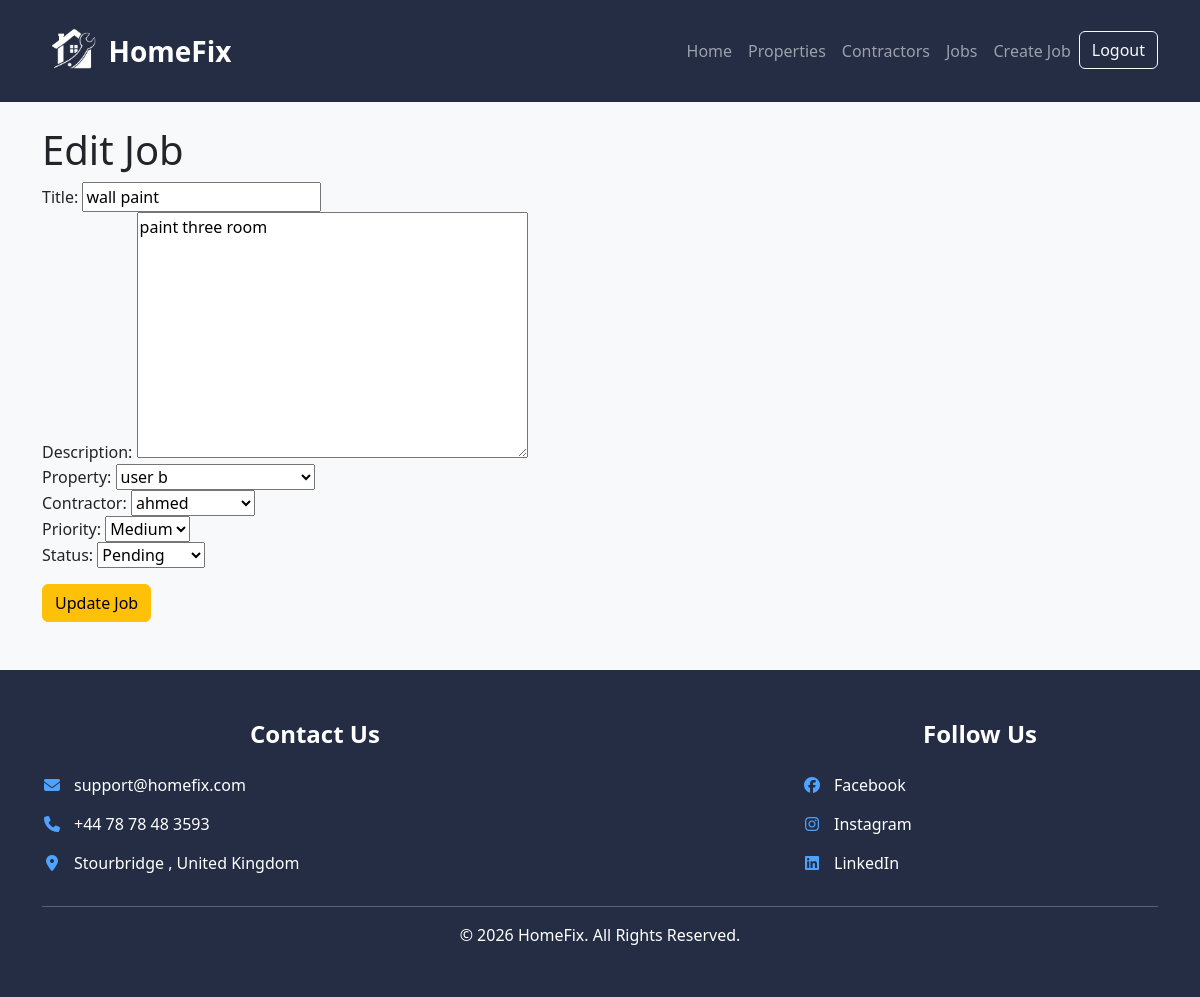
The app's page /jobs/edit/18/ (signed in) with its own data.
### maintenance/models.py (models this page shows, shortened)
class MaintenanceJob(models.Model):
    user = models.ForeignKey(
        User,
        on_delete=models.CASCADE,
        null=True,
        blank=True
    )
    PRIORITY_CHOICES = [
        ('high', 'High'),
        ('medium', 'Medium'),
        ('low', 'Low'),
    ]
    STATUS_CHOICES = [
        ('pending', 'Pending'),
        ('in_progress', 'In Progress'),
        ('completed', 'Completed'),
    ]
    property = models.ForeignKey(
        Property,
        on_delete=models.CASCADE
    )
    contractor = models.ForeignKey(
        Contractor,
        on_delete=models.CASCADE
    )
    title = models.CharField(max_length=100)
    description = models.TextField()
    priority = models.CharField(
        max_length=10,
        choices=PRIORITY_CHOICES
    )
    status = models.CharField(
        max_length=20,
        choices=STATUS_CHOICES
    )
    created_at = models.DateTimeField(auto_now_add=True)

### maintenance/views.py (the view)
# urls.py: path('jobs/edit/<int:job_id>/', views.edit_job, name='edit_job'),
@login_required
def edit_job(request, job_id):
    job = MaintenanceJob.objects.get(
        id=job_id,
        user=request.user
    )
    if request.method == 'POST':
        form = MaintenanceJobForm(
            request.POST,
            instance=job
        )
        if form.is_valid():
            form.save()
            return redirect('job_list')
    else:
        form = MaintenanceJobForm(
            instance=job
        )
    context = {
        'form': form
    }
    return render(
        request,
        'maintenance/edit_job.html',
        context
    )

### maintenance/forms.py
class MaintenanceJobForm(forms.ModelForm):
    class Meta:
        model = MaintenanceJob
        fields = [
            'title',
            'description',
            'property',
            'contractor',
            'priority',
            'status',
        ]

### maintenance/models.py (called while the page is built)
    def __str__(self):
        return self.name

    def __str__(self):
        return self.name

### maintenance/templates/maintenance/edit_job.html (shortened to what this page needs)
{% extends 'maintenance/base.html' %}
{% block content %}
<h1>Edit Job</h1>
<form method="POST">
    {{ form }}
    <button type="submit" class="btn btn-warning mt-3">
        Update Job
    </button>
</form>
{% endblock %}

### maintenance/static/css/style.css (style rules this page uses)
body { background-color: #f8f9fa; }

### records on screen
MaintenanceJob: title "wall paint", description "paint three room", property "user b", contractor "ahmed", priority "Medium", status "Pending"
